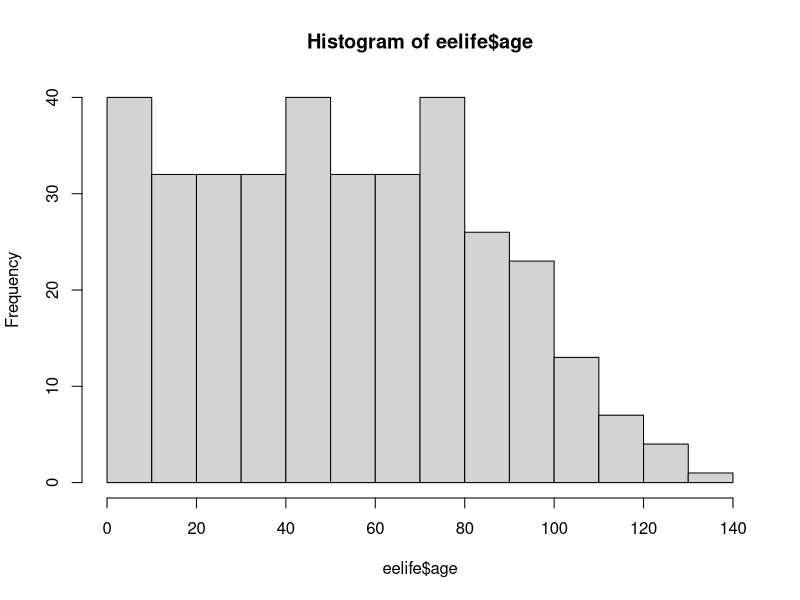

Here is the R script that generated this plot: (Note: this script raises an error after producing the figure.)



library(tidyverse)

eelife <- read.table('../data/processed/ee_lifespan_only.txt',
                     sep="\t",header=TRUE,stringsAsFactors=FALSE) %>%
  select(-age)

#calculate age (day)
eelife$setDate <- as.Date(eelife$setDate , "%m/%d/%y")
eelife$flipDate <- as.Date(eelife$flipDate , "%m/%d/%y")
eelife_age <- (eelife$flipDate - eelife$setDate)
eelife <- cbind(eelife,eelife_age)
eelife$age<-as.numeric(eelife$eelife_age)
#all.equal(eelife$age, eelife$days)
#wh.diff<-eelife$age-eelife$days

# Create larval_adult diet column & compute age
eelife <- eelife  %>% 
  unite(larv_adult, larvalTreat, adultTreat, sep = "_", remove = FALSE)

eelife$age <- as.numeric(eelife$age)

eelife[320,]
hist(eelife$age)

#Make unique ids
#eelife$id <- paste(eelife$fID,'_',eelife$treat,sep='')

#Find dupicated samples
duplnames <- duplicate.ages(unique(eelife$id), eelife[,c('id','age')])
duplnames

#eelife <- eelife[complete.cases(eelife[ , "age"]),]

#Age Check- skipped data entry (rows)

#Look for missing rows - Age gap >3 days
check.age <- age.check(unique(eelife$id), eelife[,c('id','age')])
dd<-eelife[,c('id','age')]
check.age
write.table(check.age,file='../data/processed/omitedages.txt', 
            sep='\t',row.names = FALSE)

#change NewAge
eelife$NewAge<-eelife$age+2

#Check if some letters in fID are in lower case (i.e. expect all names in upper case)
eelife %in% letters

#write out cleaned data
write.table(eelife,file='../data/processed/eelife_correctedData.txt', 
            sep='\t',row.names = FALSE)

################################


eelife<-read.table("../data/processed/eelife_correctedData.txt",
                   sep="\t",stringsAsFactors=FALSE,header=TRUE)

# Create 'carriedF' and 'carriedM' for function to run, fill with 0s
eelife$carriedF <- rep(0,nrow(eelife)) 
eelife$carriedM <- rep(0,nrow(eelife))

#separate all events into rows
#females
Flife.dat<-eelife[,c('setDate','flipDate','age','NewAge','id','larv_adult',
                     'larvalTreat','adultTreat','deadF','carriedF','carriedM')]
colnames(Flife.dat)[which(colnames(Flife.dat)=='deadF')]<-'Dead'
colnames(Flife.dat)[which(colnames(Flife.dat)=='carriedF')]<-'Carried'
#Flife.dat<-Flife.dat[-which(is.na(Flife.dat$Dead)),]
Fevent<-Manip.Survival(Flife.dat)

#males
Mlife.dat<-eelife[,c('setDate','flipDate','age','NewAge','id','larv_adult',
                     'larvalTreat','adultTreat','deadM','carriedF','carriedM')]
colnames(Mlife.dat)[which(colnames(Mlife.dat)=='deadM')]<-'Dead'
colnames(Mlife.dat)[which(colnames(Mlife.dat)=='carriedM')]<-'Carried'
#Mlife.dat<-Mlife.dat[-which(is.na(Mlife.dat$Dead)),]
Mevent<-Manip.Survival(Mlife.dat)

#censored events
life.dat<-eelife[,c('setDate','flipDate','NewAge','id','cens')]
colnames(life.dat)[which(colnames(life.dat)=='cens')]<-'Censored'
#life.dat<-life.dat[-which(is.na(life.dat$Censored)),]
Cevent<-Cen.events(life.dat)

####

# construct NstatF and NstartM from the data
# For each id, sum(deadF), sum(deadM), sum(cens)
StartNum <- eelife %>% 
  group_by(id) %>% 
  summarise (sum_deadF = sum(deadF, n=n()),
             sum_deadM = sum(deadM, n=n()),
             sum_cens = sum(cens), n=n())

F <- StartNum %>%
  select(id, sum_deadF)%>%
  as.data.frame()

M <- StartNum %>%
  select(id, sum_deadM) %>%
  as.data.frame()

# Fill-in NstarF with observed number dead
eelife$NstartF <- F[match(eelife$id, F$id),2] #2 selects the second column of F
eelife$NstartM <- M[match(eelife$id, F$id),2]

eelife <- eelife %>%
  select(-eelife_age) %>%
  data.frame()

totals <- CountEvents(eelife)
max(totals$NCensor)
which.max(totals$NCensor)
totals[53, ]   # known case of escapes
subset(eelife, id==totals[which.max(totals$NCensor),'id'] & cens>0)

################################
#Account for censored events
totals$miss.f <- totals$NstartF-totals$NdeadF
totals$miss.m <- totals$NstartM-totals$NdeadM  

for(jj in 1:nrow(Cevent)) 
{
  miss.f<-totals[totals$id==Cevent$id[jj],'miss.f']
  miss.m<-totals[totals$id==Cevent$id[jj],'miss.m']
  
  
  if(miss.f>miss.m)
    {
      Fcol<-Fevent[Fevent$id==Cevent$id[jj],-which(colnames(Fevent) %in% colnames(Cevent))][1,]
      NewFev<-cbind(Fcol,Cevent[jj,])
      NewFev<-NewFev[,colnames(Fevent)]
      Fevent<-rbind(Fevent,NewFev)
      totals$miss.f[totals$id==Cevent$id[jj]]<-totals$miss.f[totals$id==Cevent$id[jj]]-1
    }else{
      if(miss.m>miss.f)
      {
        Mcol<-Mevent[Mevent$id==Cevent$id[jj],-which(colnames(Mevent) %in% colnames(Cevent))][1,]
        NewMev<-cbind(Mcol,Cevent[jj,])
        NewMev<-NewMev[,colnames(Mevent)]
        Mevent<-rbind(Mevent,NewMev)
        totals$miss.m[totals$id==Cevent$id[jj]]<-totals$miss.m[totals$id==Cevent$id[jj]]-1
        
      }else{
        #randomly choose
        if(sample(c(1,2),1)==1)
        {
          Fcol<-Fevent[Fevent$id==Cevent$id[jj],-which(colnames(Fevent) %in% colnames(Cevent))][1,]
          NewFev<-cbind(Fcol,Cevent[jj,])
          NewFev<-NewFev[,colnames(Fevent)]
          Fevent<-rbind(Fevent,NewFev)
          totals$miss.f[totals$id==Cevent$id[jj]]<-totals$miss.f[totals$id==Cevent$id[jj]]-1
          
        }else{
          Mcol<-Mevent[Mevent$id==Cevent$id[jj],-which(colnames(Mevent) %in% colnames(Cevent))][1,]
          NewMev<-cbind(Mcol,Cevent[jj,])
          NewMev<-NewMev[,colnames(Mevent)]
          Mevent<-rbind(Mevent,NewMev)
          totals$miss.m[totals$id==Cevent$id[jj]]<-totals$miss.m[totals$id==Cevent$id[jj]]-1
          
          
        }
      }
    }
      
   
  
}

length(Mevent$status[Mevent$status==3])+length(Fevent$status[Fevent$status==3])


totals$miss.m

Fevent[1,]

write.table(Fevent, "../data/processed/Female_events_eelife.txt", row.names=FALSE, sep="\t")
write.table(Mevent, "../data/processed/Male_events_eelife.txt", row.names=FALSE, sep="\t")

## End of script

